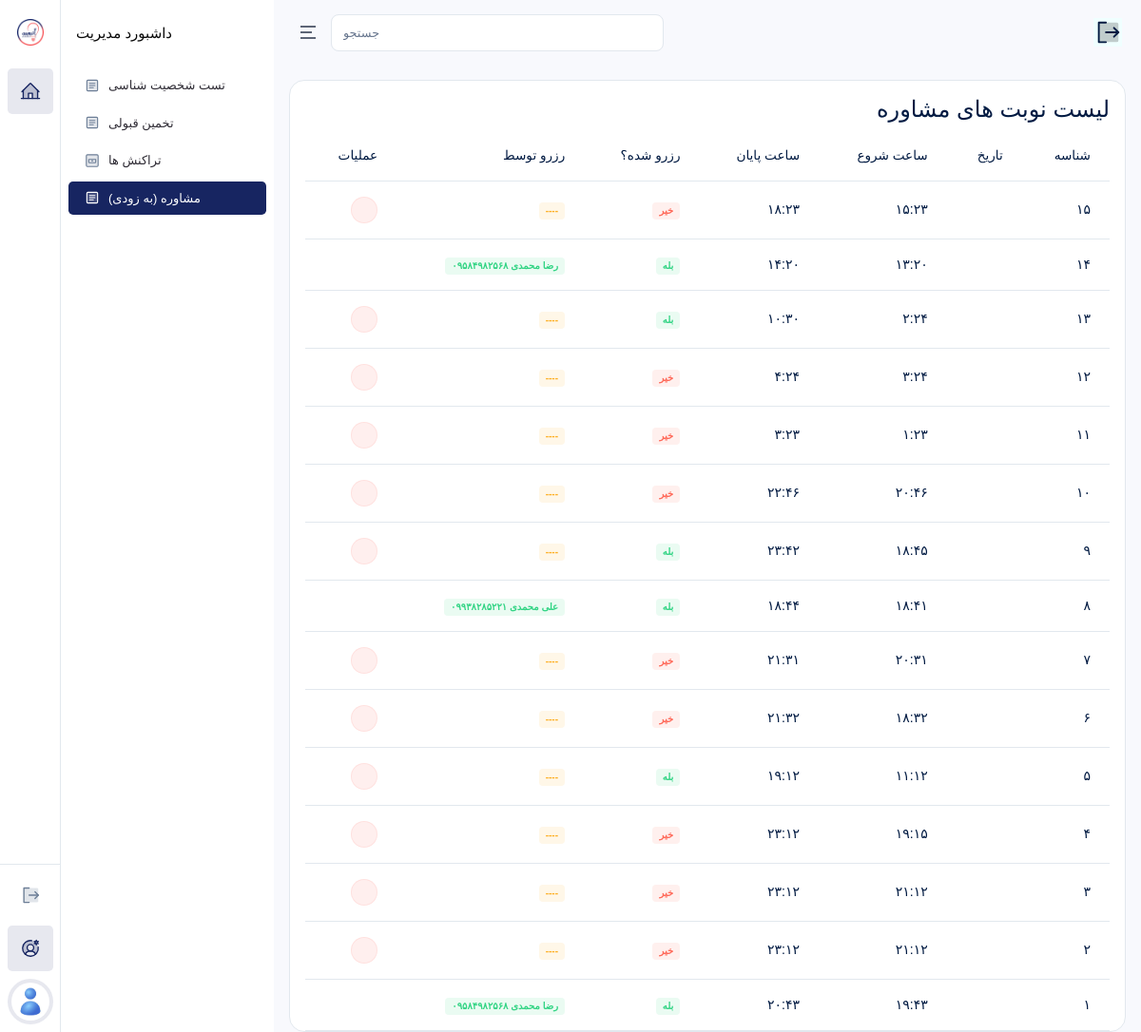
The page /accounts/admins/schedules/ on the database as committed earlier.
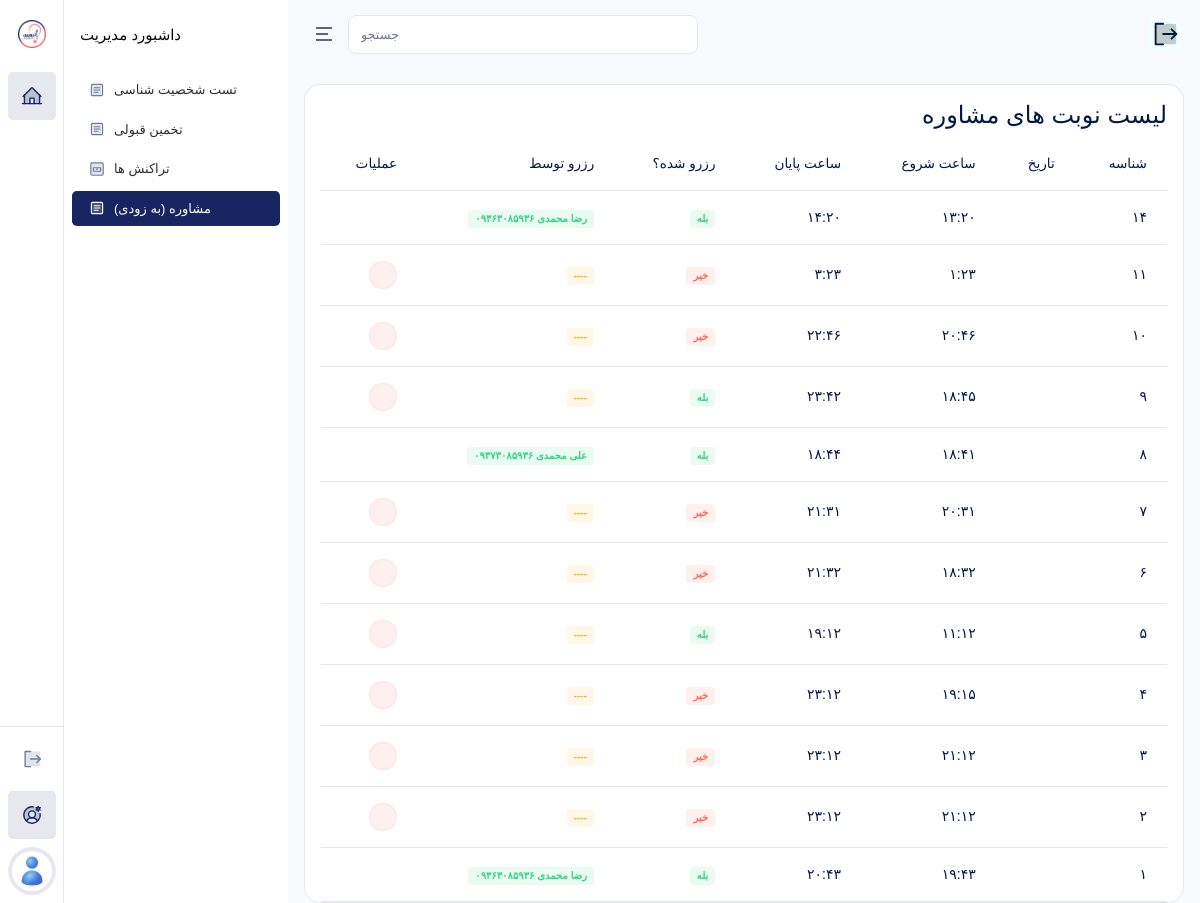
The same page on the database as committed later.
### accounts/models.py (models this page shows, shortened)
class ConsultantSchedule(models.Model):
    consultant = models.ForeignKey(
        Consultant,
        on_delete=models.CASCADE,
        verbose_name="مشاور"
    )
    date = models.DateField(
        verbose_name="تاریخ"
    )
    start_time = models.TimeField(
        verbose_name="ساعت شروع"
    )
    end_time = models.TimeField(
        verbose_name="ساعت پایان"
    )
    is_reserved = models.BooleanField(
        default=False,
        verbose_name="رزرو شده؟"
    )
    class Meta:
        verbose_name = "برنامه حضور مشاور"
        verbose_name_plural = "برنامه های حضور مشاور"
        ordering = ["-id"]

class Student(models.Model):
    user = models.OneToOneField(User, on_delete=models.CASCADE, related_name="user_student", verbose_name="کاربر")
    a_completed = models.BooleanField(default=False)
    b_completed = models.BooleanField(default=False)
    class Meta:
        verbose_name = "داوطلب"
        verbose_name_plural = "داوطلبان"
        ordering = ["-id"]

class User(AbstractUser):
    ROLE_CHOICES = (
        ("super_admin", "مدیرکل"),
        ("supervisor", "ناظر"),
        ("consultant", "مشاور"),
        ("student", "داوطلب"),
    )
    role = models.CharField(max_length=30, choices=ROLE_CHOICES, verbose_name="نقش")
    mobile = models.CharField(max_length=15, blank=True, unique=True, verbose_name="شماره موبایل")
    avatar = models.ImageField(upload_to="avatars/", blank=True, null=True, verbose_name="تصویر پروفایل")
    is_suspended = models.BooleanField(default=False, verbose_name="تعلیق شده")
    suspension_reason = models.TextField(blank=True, verbose_name="دلیل تعلیق")
    is_limited = models.BooleanField(default=False, verbose_name="دسترسی محدود (برای مدیرکل)")
    class Meta:
        verbose_name = "کاربر"
        verbose_name_plural = "کاربران"
        ordering = ["-id"]

### payments/models.py (models this page shows, shortened)
class Consultation(models.Model):
    service = models.OneToOneField(
        ServiceToStudent,
        on_delete=models.PROTECT,
        related_name="consultation",
        verbose_name="خدمت خریداری شده"
    )
    schedule = models.ForeignKey(
        ConsultantSchedule,
        on_delete=models.CASCADE,
        related_name="schedule_consultations",
        verbose_name="برنامه حضور"
    )
    notes = models.TextField(blank=True)
    class Meta:
        verbose_name = "جلسه مشاوره"
        verbose_name_plural = "جلسات مشاوره"
        ordering = ["-id"]

class ServiceToStudent(models.Model):
    service = models.CharField(
        max_length=1,
        verbose_name="کد خدمت"
    )
    student = models.ForeignKey(
        Student,
        on_delete=models.CASCADE,
        related_name="student_to_services",
        verbose_name="داوطلب"
    )
    is_used = models.BooleanField(default=False)
    class Meta:
        verbose_name = "خدمت به داوطلب"
        verbose_name_plural = "خدمت ها به داوطلبان"
        ordering = ["-id"]

### accounts/views.py (the view)
# urls.py: path("admins/schedules/", AdminConsultantScheduleListView.as_view(), name="admin_schedule_list"),
class AdminConsultantScheduleListView(ListView):
    model = ConsultantSchedule
    template_name = "accounts/admins/schedule_list.html"
    context_object_name = "schedules"
    def get_context_data(self, **kwargs):
        context = super().get_context_data(**kwargs)
        schedules = ConsultantSchedule.objects.all()
        for schedule in schedules:
            consultation = Consultation.objects.filter(
                schedule=schedule
            ).select_related("service__student__user").first()
            schedule.request = consultation
            schedule.date_shamsi = jdatetime.date.fromgregorian(
                date=schedule.date
            ).strftime("%Y/%m/%d")
        context["schedules"] = schedules
        return context

### pages/views.py (called while the page is built, shortened)
def global_context(request):
    has_database_service = False
    wallet = False
    nayeb_link = Consultant.objects.filter(
        user__last_name="نایب زاده"
    ).first()
    try:
        nayeb_consultant_open = User.objects.filter(id=73).first().user_consultant.show_schedules
        jahan_consultant_open = User.objects.filter(id=74).first().user_consultant.show_schedules
    except:
        nayeb_consultant_open = False
        jahan_consultant_open = False
    return {
        "has_database_service": has_database_service,
        "nayeb_link": nayeb_link,
        "wallet": wallet,
        "nayeb_consultant_open": nayeb_consultant_open,
        "jahan_consultant_open": jahan_consultant_open,
    }

### templates/accounts/admins/schedule_list.html (shortened to what this page needs)
{% extends 'bases/dashboard.html' %}
{% load static %}
{% block content %}
<div class="table-responsive" dir="rtl">
    <div class="card-header justify-content-between">
        <div class="card-title">
            <h4>
                لیست نوبت های مشاوره
            </h4>
        </div>
    </div>
    <table class="table text-nowrap table-hover">
        <thead>
            <tr>
                <th scope="col">شناسه</th>
                <th scope="col">تاریخ</th>
                <th scope="col">ساعت شروع</th>
                <th scope="col">ساعت پایان</th>
                <th scope="col">رزرو شده؟</th>
                <th scope="col">رزرو توسط</th>
                <th scope="col">عملیات</th>
            </tr>
        </thead>
        <tbody>
            {% for schedule in schedules %}
            <tr>
                <td>
                    {{ schedule.id }}
                </td>
                <td>
                </td>
                <td>
                    {{ schedule.start_time }}
                </td>
                <td>
                    {{ schedule.end_time }}
                </td>
                <td>
                    {% if schedule.is_reserved %}
                    <span class="badge bg-success-transparent">بله</span>
                    {% else %}
                    <span class="badge bg-danger-transparent">خیر</span>
                    {% endif %}
                </td>
                <td>
                    {% if schedule.request %}
                    <span class="badge bg-success-transparent">{{ schedule.request.service.student.user.get_full_name }} {{ schedule.request.service.student.user.mobile }}</span>
                    {% else %}
                    <span class="badge bg-warning-transparent">----</span>
                    {% endif %}
                </td>
                <td>
                    {% if schedule.request == None %}
                    <a href="{% url 'admin_schedule_delete' schedule.id %}" class="btn btn-icon btn-sm btn-danger-transparent rounded-pill">
                        <i class="ri-delete-bin-line"></i>
                    </a>
                    {% endif %}
                </td>
            </tr>
            {% empty %}
            <tr>
                <td colspan="7" style="text-align: center;">
                    موردی یافت نشد.
                </td>
            </tr>
            {% endfor %}
        </tbody>
    </table>
</div>
{% endblock %}

Rows that differ between the two databases and show on the page:
removed ConsultantSchedule: id "۱۵", start_time "۱۵:۲۳", end_time "۱۸:۲۳", is_reserved "خیر"
removed ConsultantSchedule: id "۱۳", start_time "۲:۲۴", end_time "۱۰:۳۰", is_reserved "بله"
removed ConsultantSchedule: id "۱۲", start_time "۳:۲۴", end_time "۴:۲۴", is_reserved "خیر"
changed through a linked row, ConsultantSchedule (number 1 of 12 on the later page): request.service.student.user.mobile "۰۹۵۸۴۹۸۲۵۶۸" → "۰۹۳۶۳۰۸۵۹۳۶"
changed through a linked row, ConsultantSchedule "علی محمدی": request.service.student.user.mobile "۰۹۹۳۸۲۸۵۲۲۱" → "۰۹۳۷۳۰۸۵۹۳۶"
changed through a linked row, ConsultantSchedule (number 12 of 12 on the later page): request.service.student.user.mobile "۰۹۵۸۴۹۸۲۵۶۸" → "۰۹۳۶۳۰۸۵۹۳۶"
